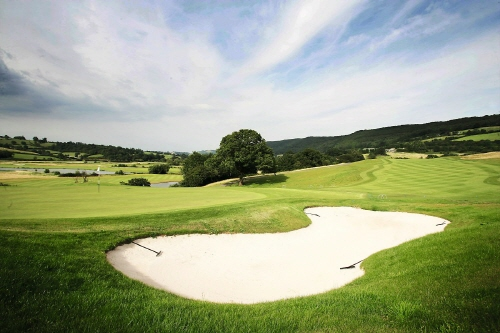
#> input picture practice_bunker/bunker_1.jpg, 500 x 333 px, found by its file name
$ python bunker_img.py
#> lines starting #> are read from the running program, lines starting #| are printed output that depends on the picture
import cv2
import numpy as np


# ROI 함수
isDragging = False                      # 마우스 드래그 상태 저장
x0, y0, w, h = -1,-1,-1,-1              # 영역 선택 좌표 저장
roi = None

def onMouse(event,x,y,flags,param):     # 마우스 이벤트 핸들 함수  ---①
    global isDragging, x0,y0,w,h, roi, src   # 전역변수 참조
    if event == cv2.EVENT_LBUTTONDOWN:  # 왼쪽 마우스 버튼 다운, 드래그 시작 ---②
        isDragging = True
        x0 = x
        y0 = y
    elif event == cv2.EVENT_MOUSEMOVE:  # 마우스 움직임 ---③
        if isDragging:                  # 드래그 진행 중
            img_draw = src.copy()       # 사각형 그림 표현을 위한 이미지 복제
            cv2.rectangle(img_draw, (x0, y0), (x, y), (0,0,255), 2) # 드래그 진행 영역 표시
            cv2.imshow('src', img_draw) # 사각형 표시된 그림 화면 출력
    elif event == cv2.EVENT_LBUTTONUP:  # 왼쪽 마우스 버튼 업 ---④
        if isDragging:                  # 드래그 중지
            isDragging = False
            w = x - x0                  # 드래그 영역 폭 계산
            h = y - y0                  # 드래그 영역 높이 계산
            print("x:%d, y:%d, w:%d, h:%d" % (x0, y0, w, h))
            if w > 0 and h > 0:         # 폭과 높이가 양수이면 드래그 방향이 옳음 ---⑤
                img_draw = src.copy()   # 선택 영역에 사각형 그림을 표시할 이미지 복제
                cv2.rectangle(img_draw, (x0, y0), (x, y), (0,255,255), 2)
                cv2.imshow('src', img_draw) # 빨간 사각형 그려진 이미지 화면 출력
                roi = src[y0:y0+h, x0:x0+w] # 원본 이미지에서 선택 영영만 ROI로 지정 ---⑥


# 1. img read
src = cv2.imread('/home/sehyeon/Documents/GitHub/python-OpenCV/practice_bunker/bunker_1.jpg')
#> src is the input picture: shape (333, 500, 3); mean B, G, R 134, 164.9, 155.8
src = cv2.resize(src, dsize = (0,0), fx = 2, fy = 2) # 가로 2배, 세로 2배
#> src: shape (666, 1000, 3)
src = cv2.GaussianBlur(src, ksize=(11,11), sigmaX = 10.0)
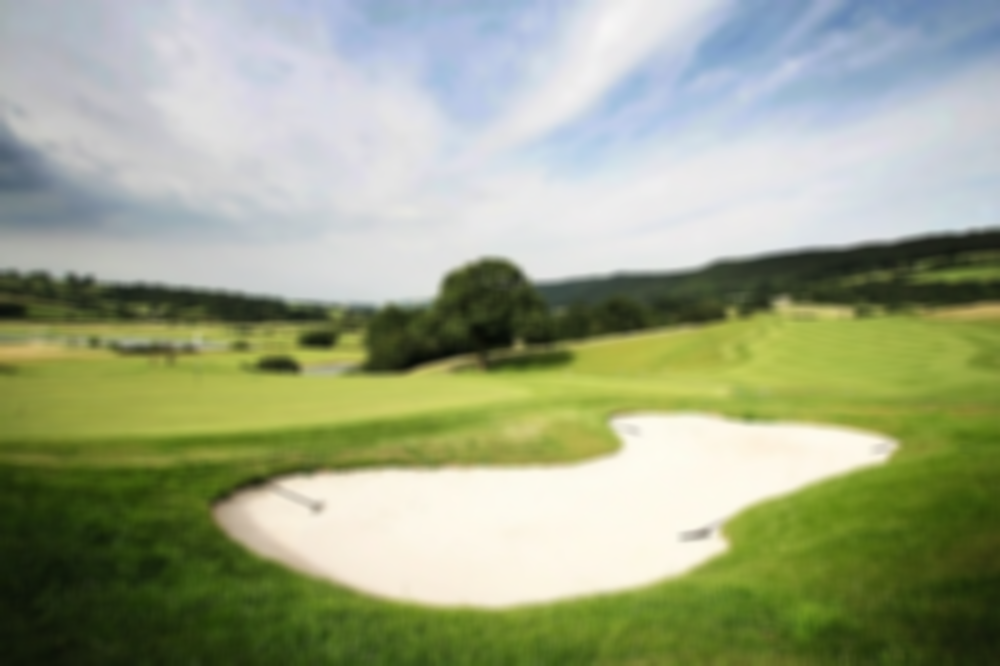
#> src: shape (666, 1000, 3); mean B, G, R 134, 164.8, 155.7
cv2.imshow('src', src)
# src_hsv = cv2.cvtColor(src, cv2.COLOR_BGR2HSV)


# 2. ROI 바깥 영역을 검정색(0,0,0)으로
cv2.setMouseCallback('src', onMouse) # 마우스 이벤트 등록 ---⑧
cv2.waitKey()

if roi is not None:
    mask = np.zeros_like(src)
    mask[:,:] = (255, 255, 255)  # 흰색으로 채움
    mask[y0:y0+h, x0:x0+w] = src[y0:y0+h, x0:x0+w]
    image_with_color = cv2.bitwise_and(src, mask)
    image_with_color[np.where((mask==255).all(axis=2))] = (0, 0, 0)
    cv2.imshow('mask', image_with_color)


# 3. 밝은 색 추출 (black 0 or white 255)
# -> grayscale로 자동 변환
#> (the run stopped early here; a loop or call above may not have finished)
